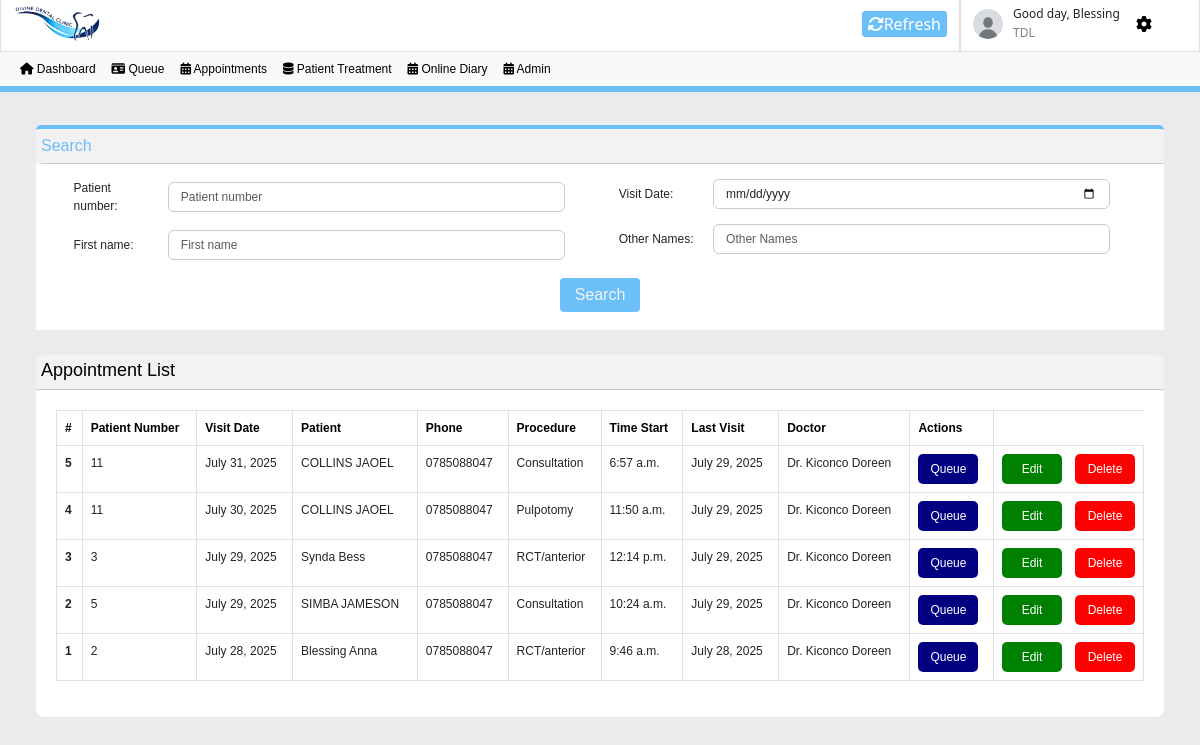
The page /admin_appointments/ (signed in) on the database its author committed.
### divine_dental_clinic/models.py (models this page shows, shortened)
class Appointment(models.Model):
    patient = models.ForeignKey(Patient,on_delete=models.CASCADE)
    date = models.DateField()
    doctor = models.CharField(max_length=150, null=True,blank=True)
    procedure = models.CharField(max_length=150, null=True,blank=True)
    room = models.CharField(max_length=150, null=True,blank=True)
    start_time = models.TimeField()
    end_time = models.TimeField()

class Patient(models.Model):
    first_name=models.CharField(max_length=100)
    last_name=models.CharField(max_length=100)
    phone=models.CharField(max_length=50)
    residence=models.CharField(max_length=100, null=True,blank=True)
    gender=models.CharField(max_length=100, null=True,blank=True)
    date_of_birth=models.DateField(null=True,blank=True)
    email=models.EmailField(unique=True,null=True,blank=True)
    def __str__(self):
        return f"{self.first_name} {self.last_name}"

class Queue(models.Model):
    patient = models.ForeignKey(Patient,on_delete=models.CASCADE)
    type = models.CharField(max_length=150, null=True,blank=True)#-------for CASH or INSURANCE-----------
    number = models.CharField(max_length=150)
    id_number = models.CharField(max_length=150)
    date = models.DateField()
    created_at = models.DateField(auto_now_add=True)
    doctor = models.CharField(max_length=150, null=True,blank=True)
    procedure = models.CharField(max_length=150, null=True,blank=True)

### divine_dental_clinic/views.py (the view)
# urls.py: path('admin_appointments/', views.admin_appointments, name='admin_appointments'),
@login_required(login_url="login")
@user_passes_test(is_admin)
def admin_appointments(request):
    today = date.today()
    appointments = Appointment.objects.all().order_by('-id')
    number_q = request.GET.get('number')
    date_q = request.GET.get('date')
    first_name_q = request.GET.get('first_name')
    last_name_q = request.GET.get('last_name')
    if date_q:
        appointments = appointments.filter(date=date_q)
    if first_name_q:
        appointments = appointments.filter(patient__first_name=first_name_q)
    if last_name_q:
        appointments = appointments.filter(patient__last_name=last_name_q)
    if number_q:
        appointments = appointments.filter(patient_id=number_q)
    mydict={
        'today':today,
        'appointments':appointments
    }
    return render(request, 'admin-appointments.html', context=mydict)

### divine_dental_clinic/templates/admin-appointments.html (shortened to what this page needs)
{% load static %}
<!DOCTYPE html>
<html lang="en">
<head>
    <link rel="stylesheet" href="https://cdnjs.cloudflare.com/ajax/libs/font-awesome/6.7.2/css/all.min.css"
 />
    <link href="https://cdn.jsdelivr.net/npm/bootstrap@5.3.0/dist/css/bootstrap.min.css"
    rel="stylesheet">
</head>
<body style="background-color: rgb(235, 235, 238);">
    <header style="position: fixed;width: 100%;">
        <nav style="width: 100%; padding-top: 1px; background-color: rgb(224, 224, 224);">
            <div style="
            display: flex; justify-content: space-between;">
                <div style="
                width: 80%;
                display: flex;
                background-color: hsl(0, 0%, 100%);
                justify-content: space-between;
                align-items: center;
                padding: 1%;
                border-radius: 3px;
                border: 1px solid rgb(224, 224, 224);">
                    <div style="display: flex;">
                        <img style="height: 50px;margin: -20px 0 -20px 0;" src="{% static 'img/vim-removebg.png' %}" alt="img">
                    </div>
                    <button id="refreshButton" style="
                    background-color: rgb(108, 192, 248);
                    border: none;
                    border-radius: 3px;
                    color: white;"><i class="fa-solid fa-rotate"></i>Refresh</button>
                </div>
                <div class="dropdown" style="
                display: flex;
                align-items: center;
                padding: 1%;
                width: 20%;
                background-color: hsl(0, 0%, 100%);
                gap: 10px;
                border: 1px solid rgb(224, 224, 224);
                border-radius: 3px;
                align-items: center;">
                    <div>
                        <img style="width: 30px;height: 30px;border-radius: 50%;" src="{% static 'img/user.jpg' %}" alt="pic">
                    </div>
                    <div style="display: flex;flex-direction: column; justify-content: center; height: 30px;">
                        <p style="font-size: 12px; font-weight: 500; margin-top: 15px;">Good day, {{request.user.username}}</p>
                        <p style="font-size: 12px; margin-top: -15px; color: grey;font-weight: 500;">TDL</p>
                    </div>
                    <div>
                        <a href="{% url 'admin_my_profile' %}"><button style="
                            background-color: white;
                            border: none;"><i class="fa-solid fa-gear"></i></button></a>
                    </div>
                </div>
            </div>
        </nav>
        <nav style="
        border-bottom: 6px solid rgb(108, 192, 248);
        height: 40px;" class="navbar navbar-expand-lg navbar-light bg-light">
            <div class="container-fluid">
                <div class="collapse navbar-collapse" id="navbarSupportedContent">
                    <ul class="navbar-nav me-auto mb-2 mb-lg-0">
                        <li class="nav-item">
                            <a style="font-size: 12px;font-family: sans-serif, Courier; font-weight: 500;color: black;" class="nav-link active" aria-current="page" href="{% url 'admin_dashboard' %}"><i class="fa-solid fa-house"></i> Dashboard</a>
                        </li>
                        <li class="nav-item">
                            <a style="font-size: 12px;font-family: sans-serif, Courier; font-weight: 500;color: black;" class="nav-link" href="{% url 'admin_queue' %}"><i class="fa-solid fa-id-card"></i> Queue</a>
                        </li>
                        <li class="nav-item">
                            <a style="font-size: 12px;font-family: sans-serif, Courier; font-weight: 500;color: black;" class="nav-link" href="{% url 'admin_appointments' %}"><i class="fa-solid fa-calendar-days"></i> Appointments</a>
                        </li>
                        <li class="nav-item">
                            <a style="font-size: 12px;font-family: sans-serif, Courier; font-weight: 500;color: black;" class="nav-link" href="{% url 'admin_patient_treatment' %}"><i class="fa-solid fa-database"></i> Patient Treatment</a>
                        </li>
                        <li class="nav-item">
                            <a style="font-size: 12px;font-family: sans-serif, Courier; font-weight: 500;color: black;" class="nav-link" href="{% url 'admin_online_diary' %}"><i class="fa-solid fa-calendar-days"></i> Online Diary</a>
                        </li>
                        <li class="nav-item">
                            <a style="font-size: 12px;font-family: sans-serif, Courier; font-weight: 500;color: black;" class="nav-link" href="{% url 'admin_actions' %}"><i class="fa-solid fa-calendar-days"></i> Admin</a>
                        </li>
                    </ul>
                </div>
            </div>
        </nav>
    </header>
    <div class="extended">
        <div class="search-appointments" style="padding-top: 130px;">
            <div class="search-appointments-container">
                <div class="search">
                    <p style="
                    color: rgb(108, 192, 248);
                    font-family: sans-serif;">Search</p>
                </div>
            </div>
            <form id="search-form-d" method="get" class="form" action="">
                <div class="form-inputs">
                    <div class="form-group" style="
                    width: 45%;
                    display: flex;
                    flex-direction: column;
                    gap: 15px;">
                        <div style="
                        display: flex;
                        align-items: center;">
                            <label for="inputPassword6" style="font-size: 12px;font-family: sans-serif; width: 20%;">Patient number:</label>
                            <input type="text" name="number" placeholder="Patient number"  id="inputPassword6" class="form-control mx-sm-3" aria-describedby="passwordHelpInline">
                        </div>
                        <div style="
                        display: flex;
                        align-items: center;">
                            <label for="inputPassword6" style="font-size: 12px;font-family: sans-serif; width: 20%;">First name:</label>
                            <input type="text" name="first_name" placeholder="First name"  id="inputPassword6" class="form-control mx-sm-3" aria-describedby="passwordHelpInline">
                        </div>
                    </div>
                    <div class="form-group" style="
                    width: 45%;
                    display: flex;
                    flex-direction: column;
                    gap: 15px;">
                        <div style="
                        display: flex;
                        align-items: center;">
                            <label for="inputPassword6" style="font-size: 12px;font-family: sans-serif; width: 20%;">Visit Date:</label>
                            <input type="date" name="date" placeholder="Visit Date"  id="inputPassword6" class="form-control mx-sm-3" aria-describedby="passwordHelpInline">
                        </div>
                        <div style="
                        display: flex;
                        align-items: center;">
                            <label for="inputPassword6" style="font-size: 12px;font-family: sans-serif; width: 20%;">Other Names:</label>
                            <input type="text" name="last_name" placeholder="Other Names"  id="inputPassword6" class="form-control mx-sm-3" aria-describedby="passwordHelpInline">
                        </div>
                    </div>
                </div>
            </form>
            <div class="form-button">
                <button class="search-button" type="submit" form="search-form-d">Search</button>
            </div>
        </div>
        <div class="search-appointments">
            <div style="
                background-color: rgb(243, 241, 241);
                color: black;
                padding: 5px;
                height: 35px;
                border-bottom: 1px solid rgb(204, 203, 203);
                border-top-left-radius: 8px;
                border-top-right-radius: 8px;">
                <h5 style="font-size: 18px; font-family: sans-serif;">Appointment List</h5>
            </div>
            <div style="
            padding: 20px;
            background-color: white;
            border-bottom-right-radius: 8px;
            border-bottom-left-radius: 8px;">
                <div class="table-responsive ">
                    {% if appointments %}
                        <table class="table table-bordered">
                            <thead>
                                <tr>
                                    <th scope="col" style="font-size: 12px;font-family: sans-serif, Courier; font-weight: 700;color: black;">#</th>
                                    <th scope="col" style="font-size: 12px;font-family: sans-serif, Courier; font-weight: 700;color: black;">Patient Number</th>
                                    <th scope="col" style="font-size: 12px;font-family: sans-serif, Courier; font-weight: 700;color: black;">Visit Date</th>
                                    <th scope="col" style="font-size: 12px;font-family: sans-serif, Courier; font-weight: 700;color: black;">Patient</th>
                                    <th scope="col" style="font-size: 12px;font-family: sans-serif, Courier; font-weight: 700;color: black;">Phone</th>
                                    <th scope="col" style="font-size: 12px;font-family: sans-serif, Courier; font-weight: 700;color: black;">Procedure</th>
                                    <th scope="col" style="font-size: 12px;font-family: sans-serif, Courier; font-weight: 700;color: black;">Time Start</th>
                                    <th scope="col" style="font-size: 12px;font-family: sans-serif, Courier; font-weight: 700;color: black;">Last Visit</th>
                                    <th scope="col" style="font-size: 12px;font-family: sans-serif, Courier; font-weight: 700;color: black;">Doctor</th>
                                    <th scope="col" style="font-size: 12px;font-family: sans-serif, Courier; font-weight: 700;color: black;">Actions</th>
                                </tr>
                            </thead>
                            <tbody>
                                {% for appointment in appointments %}
                                    <tr>
                                        <th scope="row" style="font-size: 12px;font-family: sans-serif, Courier;">{{appointment.id}}</th>
                                        <td style="font-size: 12px;font-family: sans-serif, Courier;">{{appointment.patient.queue_set.all.0.number}}</td>
                                        <td style="font-size: 12px;font-family: sans-serif, Courier;">{{appointment.date}}</td>
                                        <td style="font-size: 12px;font-family: sans-serif, Courier;">{{appointment.patient}}</td>
                                        <td style="font-size: 12px;font-family: sans-serif, Courier;">{{appointment.patient.phone}}</td>
                                        <td style="font-size: 12px;font-family: sans-serif, Courier;">{{appointment.procedure}}</td>
                                        <td style="font-size: 12px;font-family: sans-serif, Courier;">{{appointment.start_time}}</td>
                                        <td style="font-size: 12px;font-family: sans-serif, Courier;">{{appointment.patient.queue_set.all.0.date}}</td>
                                        <td style="font-size: 12px;font-family: sans-serif, Courier;">Dr. {{appointment.doctor}}</td>
                                        <td style="font-size: 12px;font-family: sans-serif, Courier;">
                                            <div class="actions">
                                                <a href="{% url 'admin_queue_appointment' appointment.pk %}"><button>Queue</button></a>
                                            </div>
                                        </td>
                                        <td style="font-size: 12px;font-family: sans-serif, Courier; width: 150px;">
                                            <div class="actions2">
                                                <a href="{% url 'admin_edit_appointment' appointment.pk %}"><button style="background-color: green;">Edit</button></a>
                                                <a href="{% url 'admin_delete_appointments' appointment.pk %}"><button style="background-color: red;">Delete</button></a>
                                            </div>
                                        </td>
                                    </tr>
                                {% endfor %}
                            </tbody>
                        </table>
                    {% else %}
                        <p>No appointments to show</p>
                    {% endif %}
                </div>
            </div>
        </div>
    </div>
</body>
</html>

### rows shown on the page
Appointment: id "5", patient.queue_set.all.0.number "11", date "July 31, 2025", patient "COLLINS JAOEL", patient.phone "0785088047", procedure "Consultation", start_time "6:57 a.m.", patient.queue_set.all.0 "July 29, 2025", doctor "Kiconco Doreen"
Appointment: id "4", patient.queue_set.all.0.number "11", date "July 30, 2025", patient "COLLINS JAOEL", patient.phone "0785088047", procedure "Pulpotomy", start_time "11:50 a.m.", patient.queue_set.all.0 "July 29, 2025", doctor "Kiconco Doreen"
Appointment: id "3", patient.queue_set.all.0.number "3", date "July 29, 2025", patient "Synda Bess", patient.phone "0785088047", procedure "RCT/anterior", start_time "12:14 p.m.", patient.queue_set.all.0 "July 29, 2025", doctor "Kiconco Doreen"
Appointment: id "2", patient.queue_set.all.0.number "5", date "July 29, 2025", patient "SIMBA JAMESON", patient.phone "0785088047", procedure "Consultation", start_time "10:24 a.m.", patient.queue_set.all.0 "July 29, 2025", doctor "Kiconco Doreen"
Appointment: id "1", patient.queue_set.all.0.number "2", date "July 28, 2025", patient "Blessing Anna", patient.phone "0785088047", procedure "RCT/anterior", start_time "9:46 a.m.", patient.queue_set.all.0 "July 28, 2025", doctor "Kiconco Doreen"

### other values the page prints
{{ request.user.username }} "Blessing"
